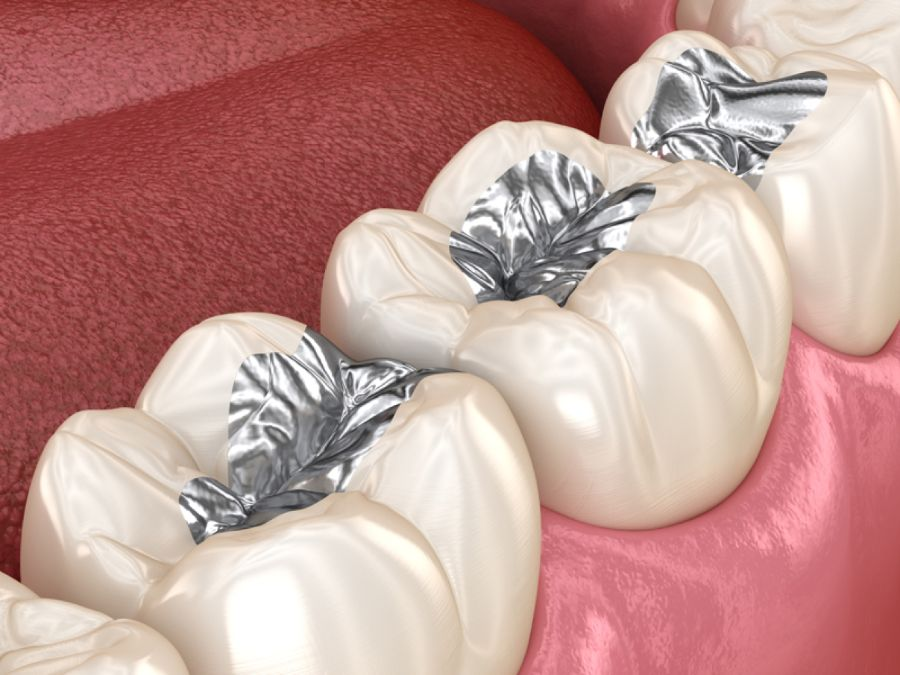
#> input picture img/amalgam-3d.jpg, 900 x 675 px
$ python -i build_molar_cloud.py   (imports and definitions only)
#> lines starting #> are read from the running program, lines starting #| are printed output that depends on the picture
"""
Build data/molar-cloud.js: the point cloud of the first molar drawn at the centre of the radial timeline.

Source: the team's sculpted lower first molar, mandibular-first-molar.zip (ZBrush OBJ + colour map), from
shuiee/tooth-untold, source/teeth models/. The steps:
  1. read the mesh and its colour map, and mark enamel (the white crown) against root per vertex;
  2. orient it: stood upright first (its long axis, the main axis of its vertices, turned to the vertical, so the
     roots hang straight under the crown rather than leaning), then crown up (+y), widest horizontal axis on x, the
     cement-enamel junction at y = 0 (the same steps as tooth-untold's build_models.py, whose parse_obj, enamel_mask
     and orient are copied here);
  3. sample the surface, denser where it bends most (how sharply the normal turns across each triangle), so the
     cusps, ridges and fissures of the crown carry more points than the smooth root;
  4. order the crown for decay: occlusal caries starts in the fissures and pits and spreads over the chewing surface,
     then down the sides of the crown. Each crown point gets its rank in that order as a share of the crown's area
     (0 = first to decay, 1 = last), so "a share F of the crown is carious" is the points with rank < F;
  5. link each crown point to its nearest crown neighbours, for the faint mesh drawn over carious points.

The decay order is anatomy and a drawing rule, not data; the share of the crown it covers is set from the data
in js/caries-data.js. Run:  python3 tools/build_molar_cloud.py [path to mandibular-first-molar.zip]
Needs numpy, scipy and pillow.
"""
import base64, io, json, os, sys, tempfile, zipfile
import numpy as np
from PIL import Image
from scipy.spatial import cKDTree

HERE = os.path.dirname(os.path.abspath(__file__))
ROOT = os.path.dirname(HERE)
DEFAULT_SRC = os.path.join(ROOT, "..", "tooth-untold", "source", "teeth models", "mandibular-first-molar.zip")
LENGTH_MM, CROWN_MM = 21.5, 7.5          # typical lower first molar: total length and crown height
N_POINTS = 16000                         # points in the cloud
K_LINK = 4                               # neighbours linked per crown point
Image.MAX_IMAGE_PIXELS = None


def read_zip(path):
    """Return (obj text, colour texture) from the nested Sketchfab/ZBrush zip."""
    tmp = tempfile.mkdtemp()
    with zipfile.ZipFile(path) as z: z.extractall(tmp)
    for _ in range(3):
        for root, _, files in os.walk(tmp):
            for f in files:
                if f.lower().endswith(".zip"):
                    p = os.path.join(root, f)
                    with zipfile.ZipFile(p) as z: z.extractall(root)
                    os.remove(p)
    objs, texs = [], []
    for root, _, files in os.walk(tmp):
        for f in files:
            p = os.path.join(root, f)
            if f.lower().endswith(".obj"): objs.append(p)
            if f.lower().endswith(".png") and "NM" not in f: texs.append(p)
    return open(objs[0]).read(), Image.open(texs[0]).convert("RGB")


# ---- copied from tooth-untold build_models.py -------------------------------------------------------------------
# [58 lines left out: functions parse_obj, enamel_mask, orient, upright, not called in this run]


def main(src):
    txt, tex = read_zip(src)
    V, VT, F, FT = parse_obj(txt)
    mask = enamel_mask(V, VT, F, FT, tex)
    V = orient(upright(V), mask, LENGTH_MM, CROWN_MM)
    # face normals, areas and vertex normals
    a, b, c = V[F[:, 0]], V[F[:, 1]], V[F[:, 2]]
    fn = np.cross(b - a, c - a); area = np.linalg.norm(fn, axis=1) / 2; fn = fn / np.maximum(np.linalg.norm(fn, axis=1, keepdims=True), 1e-12)
    vn = np.zeros_like(V); np.add.at(vn, F.reshape(-1), np.repeat(fn * area[:, None], 3, 0)); vn /= np.maximum(np.linalg.norm(vn, axis=1, keepdims=True), 1e-12)
    # how sharply the surface bends across each triangle: 1 - the smallest agreement between its corners' normals
    bend = 1 - np.minimum.reduce([np.sum(vn[F[:, 0]] * vn[F[:, 1]], 1), np.sum(vn[F[:, 1]] * vn[F[:, 2]], 1), np.sum(vn[F[:, 0]] * vn[F[:, 2]], 1)])
    bend = bend / (np.percentile(bend, 95) + 1e-9)
    dens = 0.35 + np.clip(bend, 0, 1.6)                     # points per unit area: smooth 0.35, sharpest ~2
    rng = np.random.default_rng(7)
    pw = area * dens; pw /= pw.sum()
    fi = rng.choice(len(F), N_POINTS, p=pw)
    r1, r2 = rng.random(N_POINTS), rng.random(N_POINTS); s1 = np.sqrt(r1)
    P = a[fi] * (1 - s1)[:, None] + b[fi] * (s1 * (1 - r2))[:, None] + c[fi] * (s1 * r2)[:, None]
    Nn = fn[fi]
    weight = 1 / dens[fi]                                   # the surface area each point stands for
    en = mask[F[fi]].mean(1) > 0.5
    top = P[:, 1].max(); crownH = top
    # ---- the decay order over the crown
    ci = np.nonzero(en)[0]; Pc = P[ci]
    tree = cKDTree(Pc[:, [0, 2]])
    # depth below the local cusp envelope: the highest crown point within 1.4 mm in plan, minus this point's height
    env = np.array([Pc[idx, 1].max() for idx in tree.query_ball_point(Pc[:, [0, 2]], 0.14)])
    depth = env - Pc[:, 1]
    occl = (Nn[ci, 1] > 0.25) & (Pc[:, 1] > top - 0.42 * crownH)
    rad = np.hypot(Pc[:, 0], Pc[:, 2]); rad = rad / rad.max()
    score = np.where(occl, 2.0 + depth / (np.percentile(depth[occl], 95) + 1e-9) - 0.35 * rad, Pc[:, 1] / top)
    # smooth over neighbours, so the order spreads as a front rather than speckle
    t3 = cKDTree(Pc); _, nb = t3.query(Pc, 10)
    for _ in range(3): score = score[nb].mean(1)
    order = np.argsort(-score)
    cum = np.cumsum(weight[ci][order]); cum = (cum - weight[ci][order] / 2) / cum[-1]
    rank_c = np.empty(len(ci)); rank_c[order] = cum
    rank = np.full(N_POINTS, 65535, np.uint16); rank[ci] = np.round(rank_c * 65000).astype(np.uint16)
    occl_share = float(weight[ci][occl].sum() / weight[ci].sum())   # the chewing surface's share of the crown's area
    # links between neighbouring crown points
    _, nn = t3.query(Pc, K_LINK + 1)
    pairs = set()
    for i in range(len(ci)):
        for j in nn[i, 1:]:
            pairs.add((min(ci[i], ci[j]), max(ci[i], ci[j])))
    pairs = np.array(sorted(pairs), np.uint16)
    # pack
    s = float(np.abs(P).max())
    q = np.round(P / s * 32767).astype(np.int16)
    out = dict(source="mandibular-first-molar.zip (shuiee/tooth-untold, source/teeth models)", n=int(N_POINTS), s=s,
               top=float(top), bottom=float(P[:, 1].min()), crown=int(len(ci)), occl=round(occl_share, 4),
               p=base64.b64encode(q.tobytes()).decode(), r=base64.b64encode(rank.tobytes()).decode(),
               e=base64.b64encode(pairs.tobytes()).decode())
    head = ("/* The first molar at the centre of the radial, as a point cloud. Generated by tools/build_molar_cloud.py from the team's\n"
            "   sculpted lower first molar (shuiee/tooth-untold, source/teeth models/mandibular-first-molar.zip). Do not edit by hand.\n"
            "   p = base64 int16 x, y, z per point (times s / 32767; crown up, the enamel-root junction at y = 0, 1 unit = 10 mm);\n"
            "   r = base64 uint16 per point: its rank in the decay order as a share of the crown's area (times 1 / 65000),\n"
            "       65535 for root points; e = base64 uint16 pairs of neighbouring crown points; occl = the chewing surface's share of the crown's area.\n"
            "   The model's licence is still to be confirmed (see CLAUDE.md, Open questions). */\n")
    path = os.path.join(ROOT, "data", "molar-cloud.js")
    open(path, "w").write(head + "window.MOLAR_CLOUD=" + json.dumps(out, separators=(",", ":")) + ";\n")
    print(path, round(os.path.getsize(path) / 1024), "KB ·", N_POINTS, "points ·", len(ci), "crown ·", len(pairs), "links · chewing surface", round(occl_share, 3), "of the crown")
    return P, en, rank


# [2 lines not run here, left out]

>>> import cv2
>>> picture = cv2.imread('../img/amalgam-3d.jpg', cv2.IMREAD_GRAYSCALE)
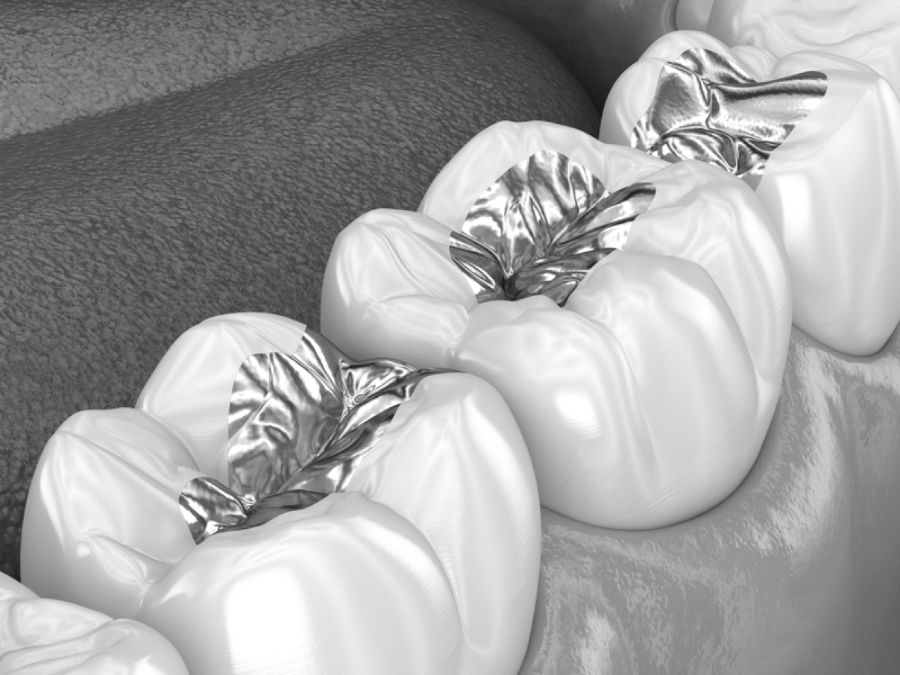
#> picture: shape (675, 900); min 20, max 255, mean 163.9
#> (the run stopped early here; a loop or call above may not have finished)

$ run again, on img/amalgam-fillings.jpg
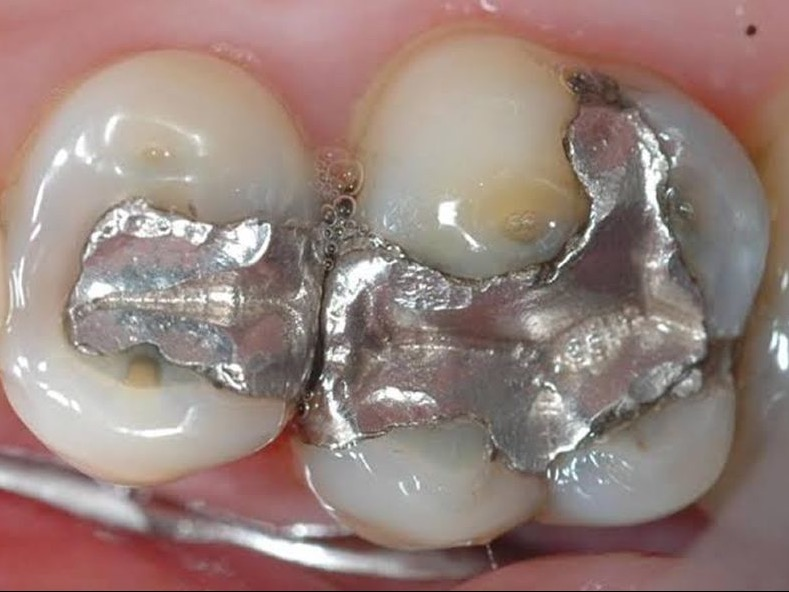
#> input picture img/amalgam-fillings.jpg, 789 x 592 px
#> `picture = cv2.imread('../img/amalgam-3d.jpg', cv2.IMREAD_GRAYSCALE)`:
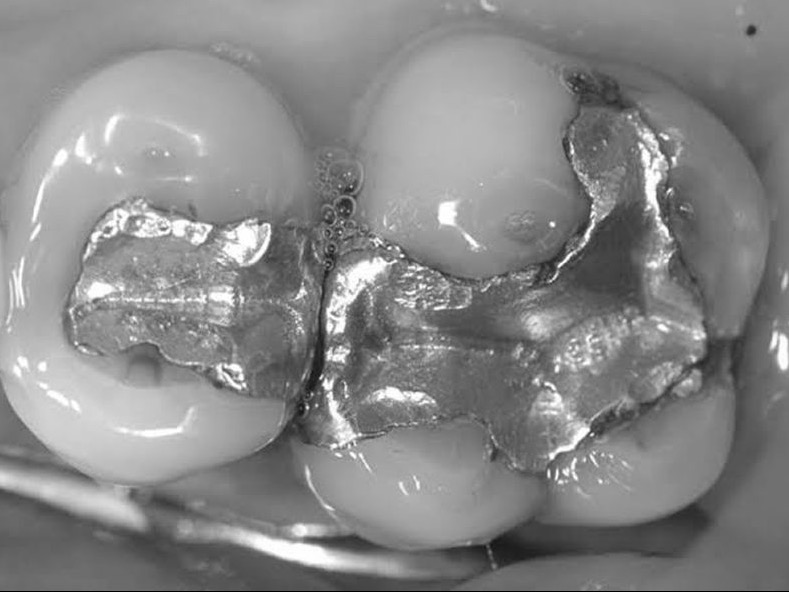
#> picture: shape (592, 789); min 0, max 255, mean 135.4

$ run again, on img/amalgam-placing.jpg
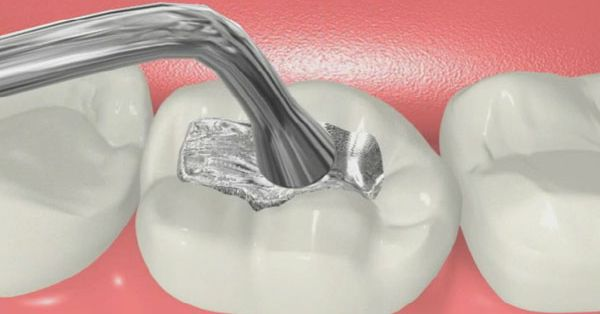
#> input picture img/amalgam-placing.jpg, 600 x 314 px
#> `picture = cv2.imread('../img/amalgam-3d.jpg', cv2.IMREAD_GRAYSCALE)`:
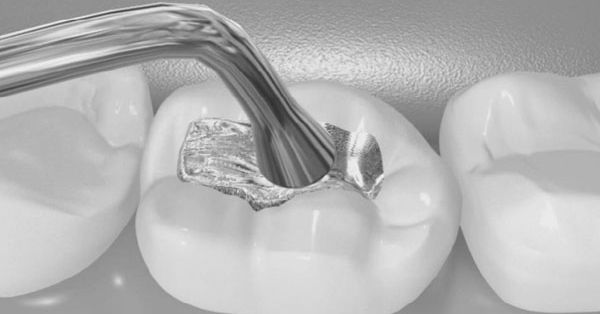
#> picture: shape (314, 600); min 44, max 250, mean 180.4
